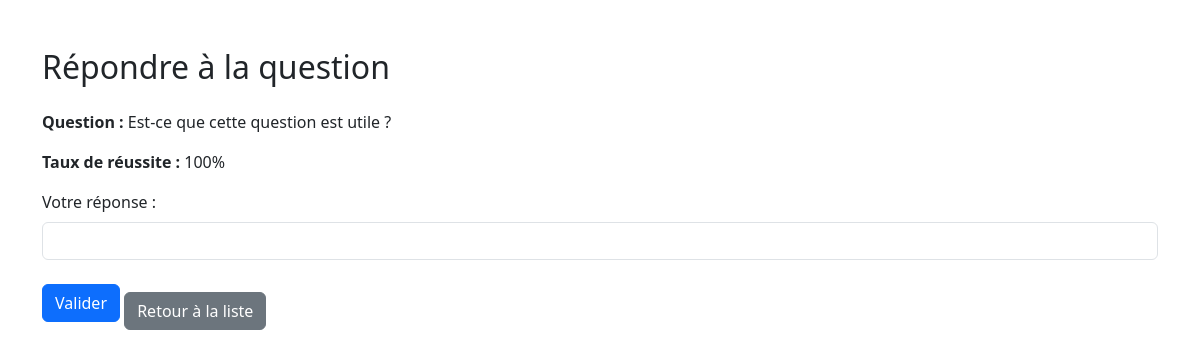
The page /views/answer.php?id=7 on the database its author committed.
### tables this page shows
CREATE TABLE IF NOT EXISTS `questions` (
  `id` int(11) NOT NULL AUTO_INCREMENT,
  `question` text NOT NULL,
  `reponse` varchar(255) NOT NULL,
  `message_succes` text NOT NULL,
  `message_echec` text NOT NULL,
  `reussites` int(11) DEFAULT 0,
  `tentatives` int(11) DEFAULT 0,
  PRIMARY KEY (`id`)
);

### views/answer.php (the view, shortened to what this page needs)
<?php
require_once __DIR__ . '/../config/database.php';
$question_id = intval($_GET['id']);
$sql = "SELECT * FROM questions WHERE id = :id";
$stmt = $pdo->prepare($sql);
$stmt->execute([':id' => $question_id]);
$question = $stmt->fetch(PDO::FETCH_ASSOC);
$taux_reussite = ($question['tentatives'] > 0) ? round(($question['reussites'] / $question['tentatives']) * 100, 2) : 0;
?>
<!DOCTYPE html>
<html lang="fr">
<head>
    <link href="https://cdn.jsdelivr.net/npm/bootstrap@5.3.0/dist/css/bootstrap.min.css" rel="stylesheet">
</head>
<body class="container mt-5">
    <h2 class="mb-4">Répondre à la question</h2>
    <p><strong>Question :</strong> <?= htmlspecialchars($question['question']) ?></p>
    <p><strong>Taux de réussite :</strong> <?= $taux_reussite ?>%</p>
    <form action="../controllers/answer_question.php" method="POST">
        <div class="mb-3">
            <label for="reponse" class="form-label">Votre réponse :</label>
            <input type="text" class="form-control" id="reponse" name="reponse" required>
        </div>
        <button type="submit" class="btn btn-primary">Valider</button>
        <a href="../index.php" class="btn btn-secondary mt-3">Retour à la liste</a>
    </form>
</body>
</html>

### rows shown on the page
questions: question "Est-ce que cette question est utile ?", taux_reussite "100"
